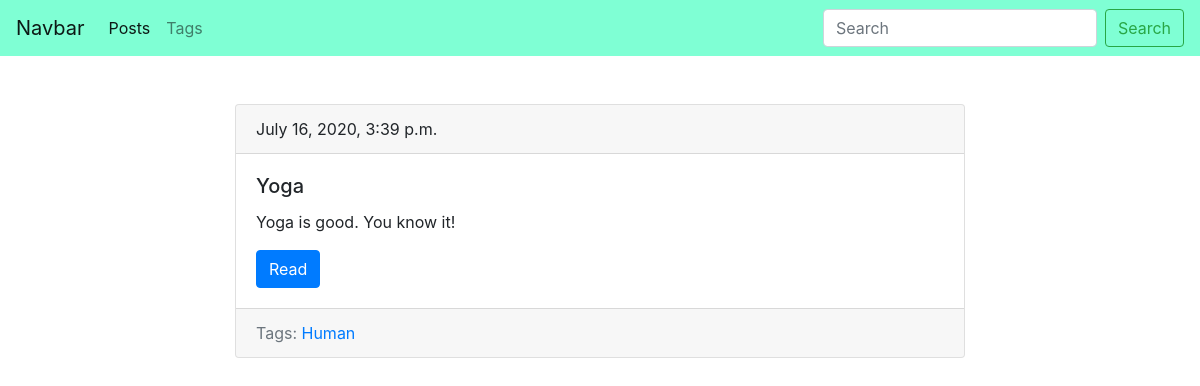
The page /blog/post/yoga-1594913942/ on the database its author committed.
### blog/models.py (models this page shows, shortened)
class Post(models.Model):
    title = models.CharField(max_length=150, db_index=True)
    slug = models.SlugField(max_length=150, blank=True, unique=True)
    body = models.TextField(blank=True, db_index=True)
    tags = models.ManyToManyField('Tag', blank=True, related_name='posts')
    date_pub = models.DateTimeField(auto_now_add=True)
    def get_absolute_url(self):
        return reverse('post_details', kwargs={'slug': self.slug})
    class Meta:
        ordering = ['-date_pub']

class Tag(models.Model):
    title = models.CharField(max_length=50)
    slug = models.SlugField(max_length=50, unique=True, blank=True)
    def get_absolute_url(self):
        return reverse('tag_details', kwargs={'slug': self.slug})
    class Meta:
        ordering = ['title']

### blog/views.py (the view)
# urls.py: path('post/<str:slug>/', PostDetail.as_view(), name='post_details'),
class PostDetail(ObjectDetailMixin, View):
    model = Post
    template = 'blog/post_detail.html'

### blog/utils.py (called while the page is built)
    def get(self, request, slug):
        obj = get_object_or_404(self.model, slug__iexact=slug)
        return render(request, self.template, context={self.model.__name__.lower(): obj, 'admin_object': obj})

### blog/templates/blog/post_detail.html (shortened to what this page needs)
{% extends 'blog/base_blog.html' %}
{% block content %}
    {% include 'blog/includes/post_card_template.html' %}
{% endblock %}

### blog/templates/blog/includes/post_card_template.html
        <div class="card mb-4">
            <div class="card-header">
                {{ post.date_pub }}
            </div>
            <div class="card-body">
                <h5 class="card-title">{{ post.title }}</h5>
                <p class="card-text">{{ post.body }}</p>
                <a href="{{ post.get_absolute_url }}" class="btn btn-primary">Read</a>
            </div>
            <div class="card-footer text-muted">
                Tags:
                {% for tag in post.tags.all %}
                    <a href="{{ tag.get_absolute_url }}">{{ tag.title|title }}</a>
                {% endfor %}
            </div>
        </div>

### rows shown on the page
Post: date_pub "July 16, 2020, 3:39 p.m.", title "Yoga", body "Yoga is good. You know it!"
Tag: title "Human"
